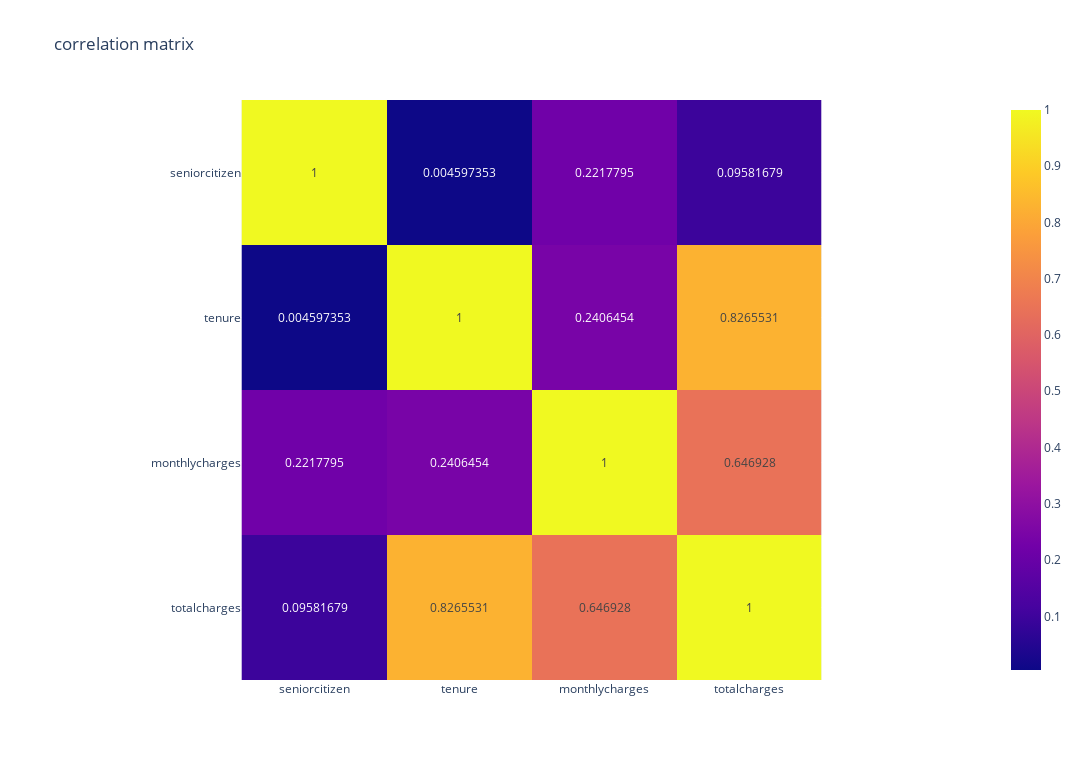

Notebook code cell kept with this figure:
### Markdown cell above
### Multivariate Analysis

### Code cell
# Visualize relationships between variables
## Calculate the correlations
corr_matrix = df.corr(numeric_only=True)

## Visualize the correlations 
fig = px.imshow(corr_matrix, text_auto=True, width = 1080, height = 760,
                title= f"correlation matrix")
fig.show()

### Figure 1 — Plotly figure (JSON) as saved in the notebook; plotly's stock layout.template omitted (floating-point values rounded to 4 significant figures)
{"data": [{"coloraxis": "coloraxis", "hovertemplate": "x: %{x}<br>y: %{y}<br>color: %{z}<extra></extra>", "name": "0", "texttemplate": "%{z}", "type": "heatmap", "x": ["seniorcitizen", "tenure", "monthlycharges", "totalcharges"], "xaxis": "x", "y": ["seniorcitizen", "tenure", "monthlycharges", "totalcharges"], "yaxis": "y", "z": [[1, 0.004597, 0.2218, 0.09582], [0.004597, 1, 0.2406, 0.8266], [0.2218, 0.2406, 1, 0.6469], [0.09582, 0.8266, 0.6469, 1]]}], "layout": {"coloraxis": {"colorscale": [[0, "#0d0887"], [0.1111, "#46039f"], [0.2222, "#7201a8"], [0.3333, "#9c179e"], [0.4444, "#bd3786"], [0.5556, "#d8576b"], [0.6667, "#ed7953"], [0.7778, "#fb9f3a"], [0.8889, "#fdca26"], [1, "#f0f921"]]}, "height": 760, "title": {"text": "correlation matrix"}, "width": 1080, "xaxis": {"anchor": "y", "constrain": "domain", "domain": [0, 1], "scaleanchor": "y"}, "yaxis": {"anchor": "x", "autorange": "reversed", "constrain": "domain", "domain": [0, 1]}}}
